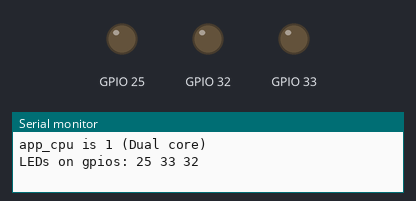
Bench run of a sketch on a simulated ESP32. Shown: output pins drawn as LEDs (lit = HIGH), the last lines printed to the serial monitor.

Above: at 0.6 s.
At 4.4 s:
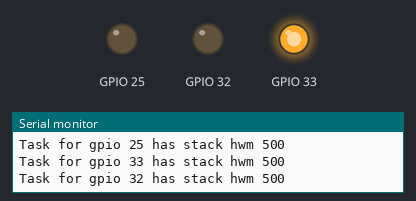
At 8.65 s:
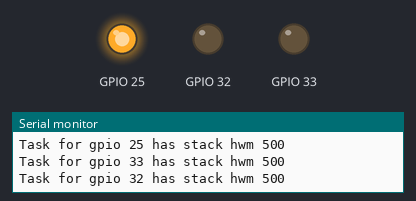
At 15.4 s:
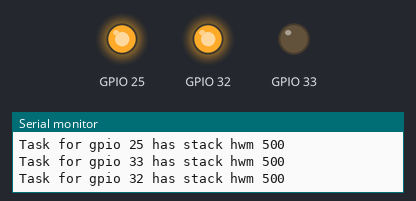
At 22.6 s:
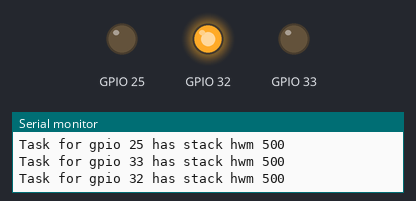
At 35.6 s:
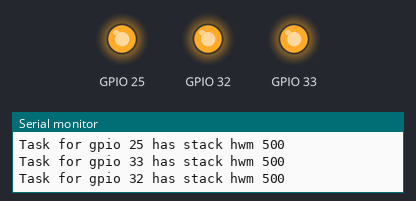
Timing chart, 0 to 40.0 s (numbered marks = the images above):
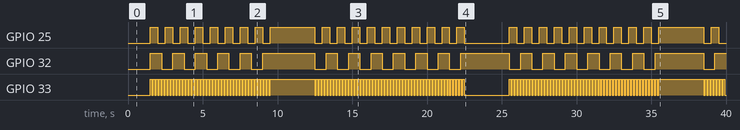

The sketch:

esp1-opdracht5.ino
```cpp
//Namen: Sayid Abd-Elaziz & Davy van Weijen
//Opdracht 5

//Led
#define LED1 25
#define LED2 33
#define LED3 32

bool Pause = false; //Pause
int Count_Three, Count_Ten = 0;


struct s_led
{
    byte gpio; // LED GPIO number
    byte state; // LED state
    unsigned napms; // Delay
    TaskHandle_t taskh; // Task handle
};


static s_led leds[3] = {
    {LED1, 0, 500, 0},
    {LED2, 0, 100, 0},
    {LED3, 0, 750, 0}};

static void led_task_func(void *argp)
{
    s_led *ledp = (s_led *)argp;
    unsigned stack_hwm = 0, temp;

    delay(1000);

    for (;;)
    {
        digitalWrite(ledp->gpio, ledp->state ^= 1);
        temp = uxTaskGetStackHighWaterMark(nullptr);
        if (!stack_hwm || temp < stack_hwm)
        {
            stack_hwm = temp;
            printf("Task for gpio %d has stack hwm %u\n",
                   ledp->gpio, stack_hwm);
        }
        delay(ledp->napms);
    }
}

void setup()

{

    int app_cpu = 0; // CPU nummer
    delay(500);      // Pause
    app_cpu = xPortGetCoreID();
    printf("app_cpu is %d (%s core)\n",
           app_cpu,
           app_cpu > 0 ? "Dual" : "Single");

    printf("LEDs on gpios: ");
    for (auto &led : leds)
    {
        pinMode(led.gpio, OUTPUT);
        digitalWrite(led.gpio, LOW);
        xTaskCreatePinnedToCore(
            led_task_func,
            "led_task",
            2048,
            &led,
            1,
            &led.taskh,
            app_cpu);
        printf("%d ", led.gpio);
    }
    putchar('\n');
}


void loop(){
    if (Pause) {
        Count_Three++;
        if (Count_Three >= 3) {
            Count_Three = 0;
            Pause = false;
            for (auto &led : leds) {
                vTaskResume(led.taskh);}
        }
  }
    else {
        Count_Ten++;
        if (Count_Ten >= 10) {
            Count_Ten = 0;
            Pause = true;
            for (auto &led : leds) {
                vTaskSuspend(led.taskh);}
        }
    }
    delay(1000);
}
```

Measured:
- by itself, GPIO 25: LOW → HIGH at 1.5 s, → LOW 0.50 s later, → HIGH 0.50 s later, → LOW 0.50 s later, … (62 changes in this stretch)
- by itself, GPIO 32: repeats every 13.3 s: 4 × (LOW 0.75 s, HIGH 0.75 s), LOW 0.75 s, HIGH 3.5 s, 2 × (LOW 0.75 s, HIGH 0.75 s)
- by itself, GPIO 33: LOW → HIGH at 1.5 s, → LOW 0.10 s later, → HIGH 0.10 s later, → LOW 0.10 s later, … (298 changes in this stretch)
